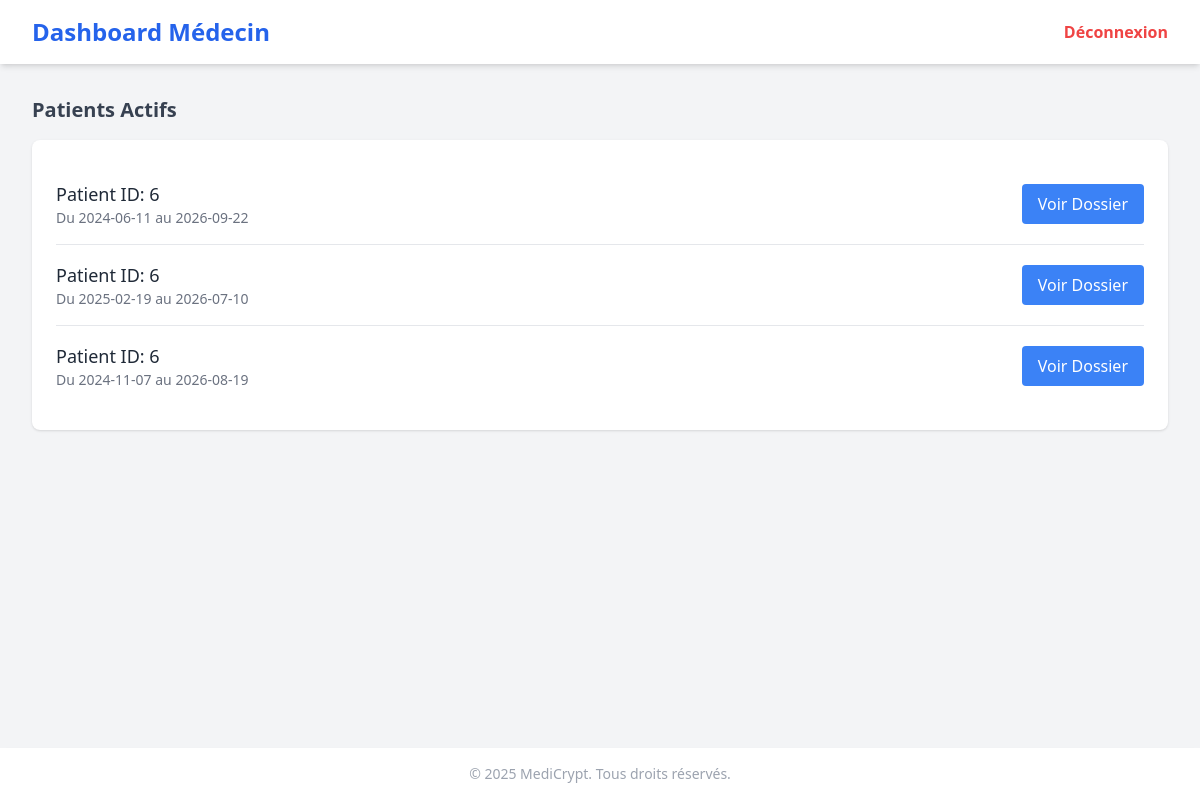
The app's page /dashboard_medecin (signed in) with its own data.
### models.py (models this page shows)
class MedecinTraitant(db.Model):
    ID = db.Column(db.Integer, primary_key=True)
    medecin_ID = db.Column(db.Integer, db.ForeignKey('utilisateur.ID_User'))
    patient_ID = db.Column(db.Integer, db.ForeignKey('utilisateur.ID_User'))
    actif = db.Column(db.Boolean)
    date_debut = db.Column(db.Date)
    date_fin = db.Column(db.Date)

### app.py (the view)
        @login_required
        def decorated_function(*args, **kwargs):
            if current_user.role != role:
                flash("Vous n'avez pas les autorisations nécessaires pour accéder à cette page.", "danger")
                return redirect(url_for('home'))
            return f(*args, **kwargs)

### app.py (called while the page is built)
@login_manager.user_loader
def load_user(user_id):
    return Utilisateur.query.get(int(user_id))

def role_required(role):
    def decorator(f):
        @login_required
        def decorated_function(*args, **kwargs):
            if current_user.role != role:
                flash("Vous n'avez pas les autorisations nécessaires pour accéder à cette page.", "danger")
                return redirect(url_for('home'))
            return f(*args, **kwargs)
        return decorated_function
    return decorator

@app.route('/dashboard_medecin', endpoint='dashboard_medecin')
@role_required('Médecin')
def dashboard_medecin():
    patients_actifs = MedecinTraitant.query.filter_by(medecin_ID=current_user.ID_User, actif=True).all()
    return render_template('medecin/dashboard_medecin.html', patients_actifs=patients_actifs)

### templates/medecin/dashboard_medecin.html (shortened to what this page needs)
<!DOCTYPE html>
<html lang="fr">
<head>
    <script src="https://cdn.tailwindcss.com"></script>
</head>
<body class="bg-gray-100 min-h-screen flex flex-col">
    <header class="bg-white shadow-md py-4 px-8 flex justify-between items-center">
        <h1 class="text-2xl font-bold text-blue-600">Dashboard Médecin</h1>
        <a href="{{ url_for('logout') }}"
            class="text-red-500 hover:text-red-700 font-semibold transition duration-300">Déconnexion</a>
    </header>
    <main class="flex-1 p-8">
        <h2 class="text-xl font-semibold mb-4 text-gray-700">Patients Actifs</h2>
        <div class="bg-white rounded-lg shadow p-6">
            <ul class="divide-y divide-gray-200">
                {% for patient in patients_actifs %}
                    <li class="py-4 flex justify-between items-center">
                        <div>
                            <p class="text-lg font-medium text-gray-800">Patient ID: {{ patient.patient_ID }}</p>
                            <p class="text-sm text-gray-500">Du {{ patient.date_debut }} au {{ patient.date_fin }}</p>
                        </div>
                        <a href="/dossier_medical/{{ patient.patient_ID }}"
                            class="bg-blue-500 text-white px-4 py-2 rounded hover:bg-blue-600 transition">Voir Dossier</a>
                    </li>
                {% else %}
                    <li class="py-4 text-gray-500">Aucun patient actif.</li>
                {% endfor %}
            </ul>
        </div>
    </main>
    <footer class="bg-white shadow-md py-4 text-center text-sm text-gray-400">
        &copy; 2025 MediCrypt. Tous droits réservés.
    </footer>
</body>
</html>

### records on screen
MedecinTraitant: patient_ID "6", date_debut "2024-06-11", date_fin "2026-09-22"
MedecinTraitant: patient_ID "6", date_debut "2025-02-19", date_fin "2026-07-10"
MedecinTraitant: patient_ID "6", date_debut "2024-11-07", date_fin "2026-08-19"
